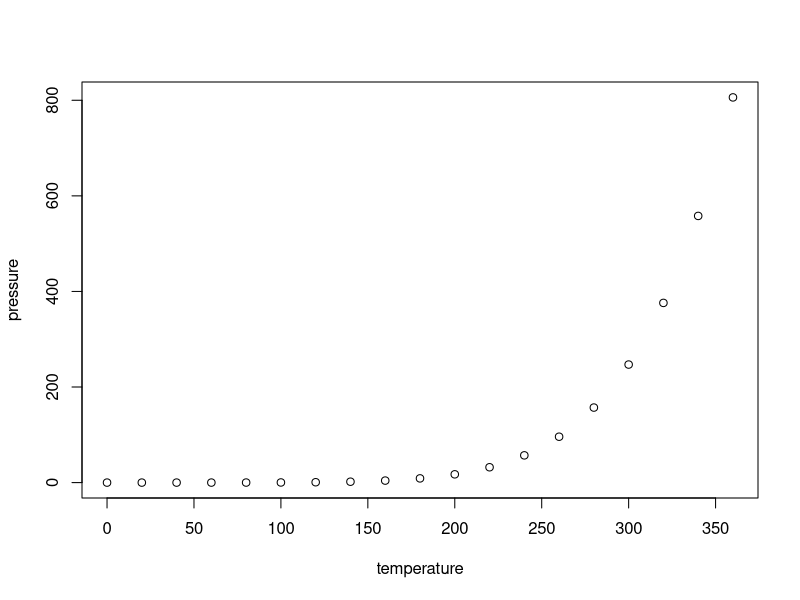
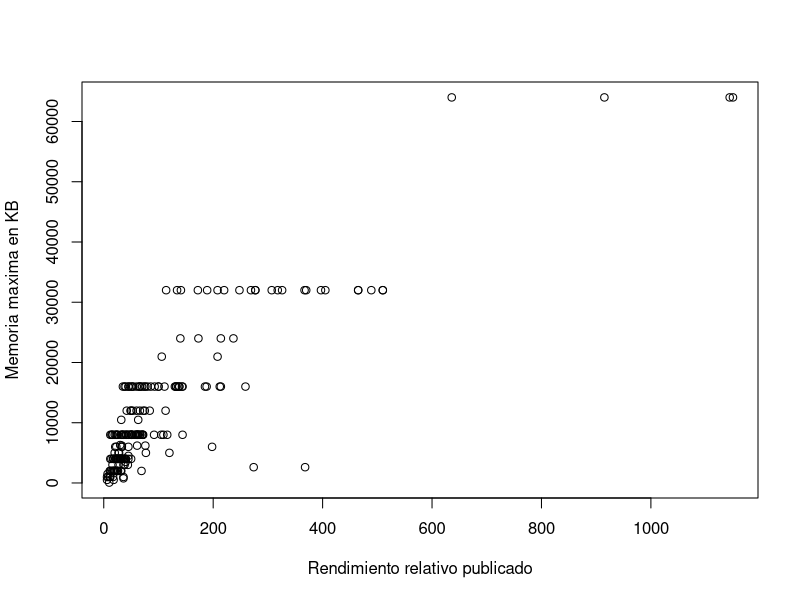
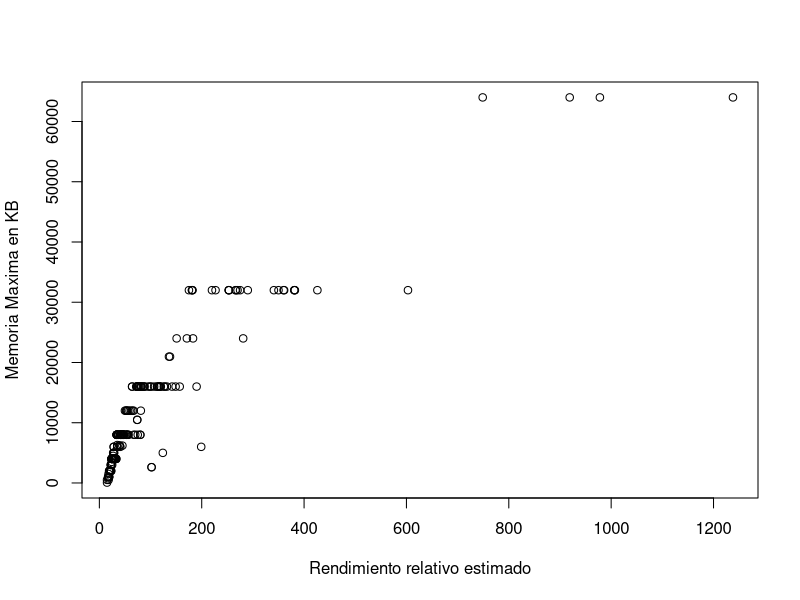
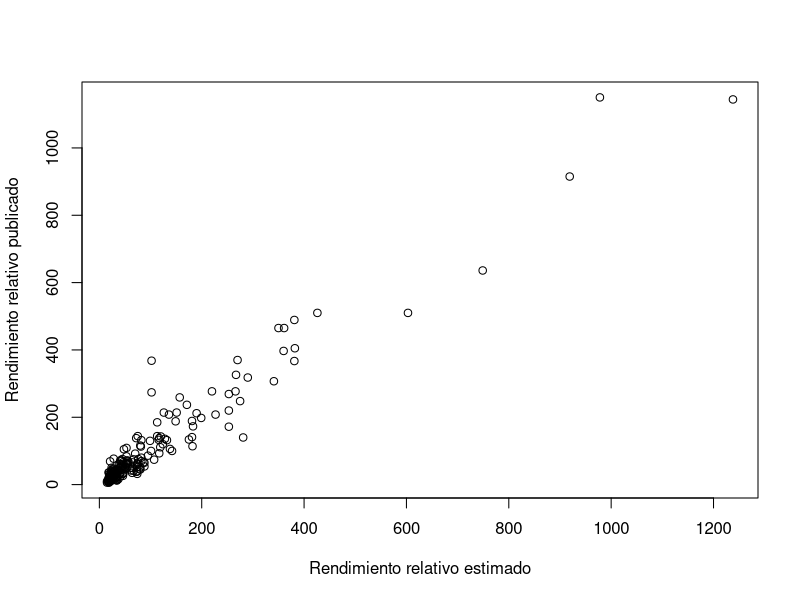

Generate these figures, in order, with R:
## ---- chunk 1
knitr::opts_chunk$set(echo = TRUE)

## ---- chunk 2
cpuData <- read.csv("machine.csv")
## ---- chunk 3
summary(cars)
## ---- chunk 4
plot(pressure)
## ---- chunk 5
summary(cpuData)
## ---- chunk 6

#Quitando las columnas no numericas
cpuMatrix <- cpuData[-1]
cpuMatrix <- cpuMatrix[-1]
## ---- chunk 7
#Correlacion de la matriz
#Podemos ver, que segun sus coeficientes de correlacion, cuando los ciclos con base al tiempo son mas pequeños, todas las otras variables tienden a aumentar un poco. 
cor(cpuMatrix)

## ---- chunk 8

#Grafica de scatter `para la correlacion de PRP y MMAX`
plot(cpuMatrix$PRP,cpuMatrix$MMAX,xlab="Rendimiento relativo publicado",ylab = "Memoria maxima en KB")
#Podemos apreciar, cuando la memoria maxima aumenta, tambien el rendimiento relativo publicado incrementa

#Grafica de scatter `para la correlacion de ERP y MMAX`
plot(cpuMatrix$ERP,cpuMatrix$MMAX,xlab = "Rendimiento relativo estimado",ylab = "Memoria Maxima en KB")
#La estimacion de rendimiento tambien aumenta linearmente con la memoria en KB

#Grafica de scatter `para la correlacion de PRP y ERP`
plot(cpuMatrix$ERP,cpuMatrix$PRP,xlab = "Rendimiento relativo estimado",ylab="Rendimiento relativo publicado")
#La relacion entre Lo estimado y lo publicado. Lo optimo deberia ser que la correlacion fuera perfecta, significaria que los datos publicados son congruentes con los datos estimados.
